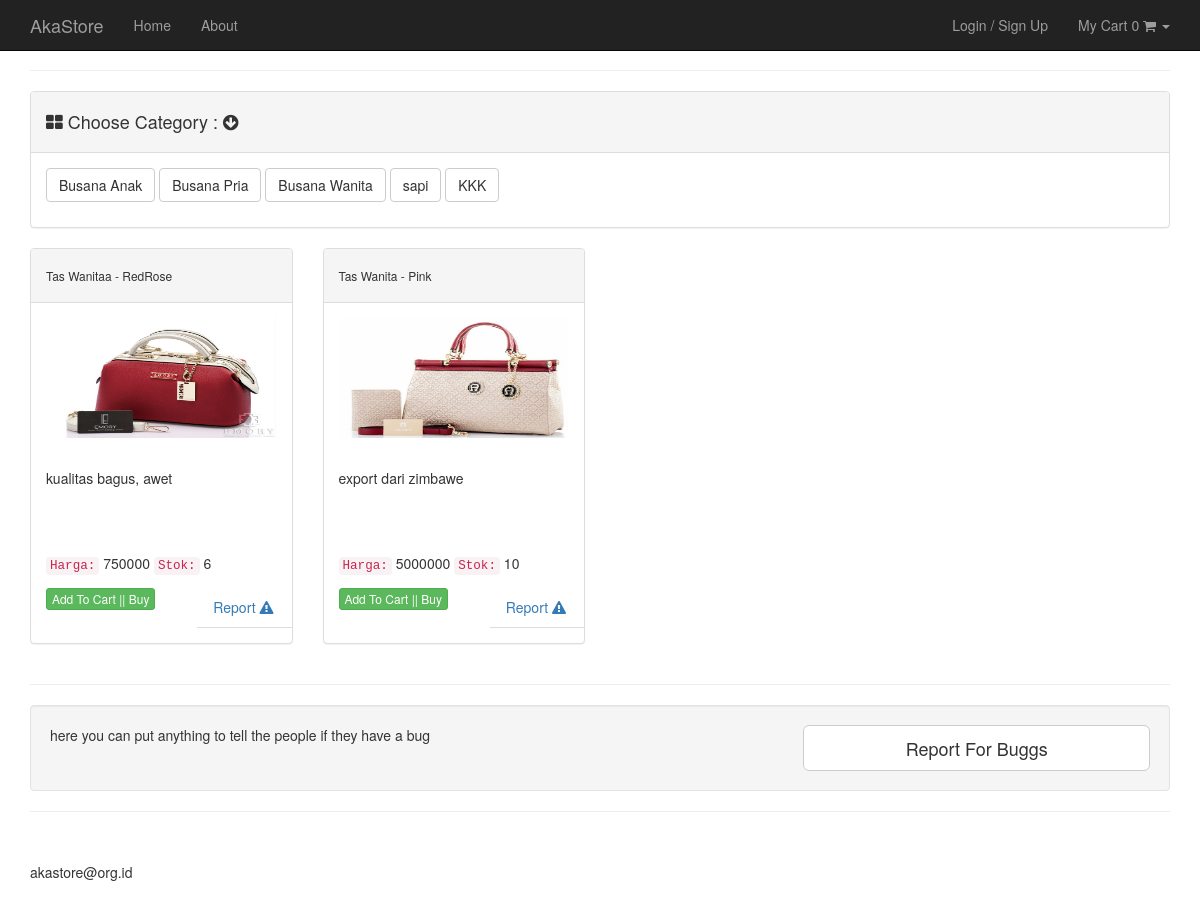
The app's page /home/showme/3 with its own data.
### tables this page shows
CREATE TABLE IF NOT EXISTS `all_settings` (
`all_id` int(3) NOT NULL,
  `all_name_settings` varchar(60) NOT NULL,
  `all_value_settings` varchar(60) NOT NULL
);

CREATE TABLE IF NOT EXISTS `category` (
`id_category` int(11) NOT NULL,
  `category_name` varchar(250) NOT NULL
);

CREATE TABLE IF NOT EXISTS `products` (
`pro_id` int(16) NOT NULL,
  `id_category` int(11) NOT NULL,
  `pro_name` varchar(50) NOT NULL,
  `pro_title` varchar(20) NOT NULL,
  `pro_description` text NOT NULL,
  `pro_price` int(9) NOT NULL,
  `pro_stock` int(3) NOT NULL,
  `pro_image` text NOT NULL
);

### application/controllers/home.php (called while the page is built, shortened)
<?php
class Home extends CI_Controller {
	public function __construct ()
	{
		$this->load->model('model_products');
		$this->load->model('model_settings');
	}
	public function showme($pro_name)
	{
			$data['get_sitename'] = $this->model_settings->sitename_settings();
			$data['get_footer'] = $this->model_settings->footer_settings();
			$data['starts'] 		= $this->model_products->category();
			$data['comes'] = $this->model_products->showme($pro_name);
			$this->load->view('this_products',$data);
	}
}

### index.php (called while the page is built, shortened)
<?php
require_once BASEPATH.'core/CodeIgniter.php';

### application/models/model_settings.php (called while the page is built, shortened)
<?php
class Model_settings extends CI_Model {
		public function sitename_settings()
		{
			$query = $this->db->query('SELECT  * FROM all_settings WHERE all_name_settings = "site_name"');
			return $query->result();
		}
		public function footer_settings()
		{
			$query = $this->db->query('SELECT  * FROM all_settings WHERE all_name_settings = "footer"');
			return $query->result();
		}
}

### application/models/model_products.php (called while the page is built, shortened)
<?php
class Model_products extends CI_Model {
		public function showme($pro_name)
		{
			$query = $this->db->get_where('products', array('id_category' => $pro_name));
			return $query->result();
		}
	public function category(){
		return $this->db->get('category')->result_array();
	}
}

### application/views/this_products.php (the view, shortened to what this page needs)
<!DOCTYPE html>
<html lang="en">
<head>
    <link href="<?php echo base_url('/assets/css/bootstrap.min.css');?>" rel="stylesheet">
    <link href="<?php echo base_url('/assets/css/modern-business.css');?>" rel="stylesheet">
    <link href="<?php echo base_url('/assets/font-awesome/css/font-awesome.min.css');?>" rel="stylesheet" type="text/css">
</head>
<body>
   <?php $this->load->view('layout/navigation')?>
    <div class="container">
        <?php $this->load->view('layout/product_menu')?>
        <div class="row">
            <?php $send = 'add';?>
			<?php foreach ($comes as $come ) : ?>
			<div class="col-md-3">
                <div class="panel panel-default">
                    <div class="panel-heading">
						<h6><?=  $come->pro_name  ?> - <?=  $come->pro_title  ?></h6>
                    </div>
                    <div class="panel-body">
							<?php
								$product_image =['src'	=>'assets/uploads/'.$come->pro_image,
								'class'=>'img-responsive img-portfolio img-hover',
								'id'=>'g'
								];
								echo img($product_image);
							?>
                        <p id="t"> <?=  $come->pro_description  ?></p>
						<p><code>Harga:</code> <?=  $come->pro_price  ?>  <code> Stok:</code> <?=  $come->pro_stock  ?> </p>
                         <?php  if($this->session->userdata('group')	!=	'1'  and $this->session->userdata('group')	!=	'2' ): ?>
						<?=  anchor('home/add_to_cart/'.$come->pro_id.'/'.$send,'Add To Cart || Buy',['class'=>'btn btn-success  btn-xs','role'=>'button']) ?>
                        <ul class="nav nav-tabs navbar-right">
							<li class="dropdown">
								<a class="dropdown-toggle" data-toggle="dropdown">Report <i class="fa fa-exclamation-triangle"></i></a>
							</li>
						</ul>
						<?php endif;?>
                    </div>
                </div>
            </div>
			<?php endforeach; ?>
        </div>
        <hr>
        <div class="well">
            <div class="row">
                <div class="col-md-8">
                    <p>here you can put anything to tell the people if they have a bug </p>
                </div>
                <div class="col-md-4">
                    <a class="btn btn-lg btn-default btn-block" href="#">Report For Buggs</a>
                </div>
            </div>
        </div>
        <hr>
        <?php $this->load->view('layout/footer')?>
    </div>
</body>
</html>

### application/views/layout/navigation.php (shortened to what this page needs)
<nav class="navbar navbar-inverse navbar-fixed-top" role="navigation">
			<div class="container">
				<div class="navbar-header">
					<a class="navbar-brand" href="<?php echo base_url(); ?>"><?php foreach($get_sitename as $sitename):?><?=  $sitename->all_value_settings;?><?php endforeach;?></a>
				</div>
				<div class="collapse navbar-collapse" id="bs-example-navbar-collapse-1">
					<ul class="nav navbar-nav navbar-left">
						<li>
							<a href="<?php echo base_url(); ?>">Home</a>
						</li>
						<li>
							<a href="">About</a>
						</li>
					</ul>
					<ul class="nav navbar-nav navbar-right">
						<?php if ($this->session->userdata('username')): ?>
						<li>
							<?php echo ('<a>'.'You Are : '.$this->session->userdata('username').'</a>'); ?>
						</li>
						<li>
							<?php echo anchor('logout','Logout');?>
							<?php else:?>
						<li>
							<?php echo anchor('login','Login / Sign Up');?>
							<?php endif;?>
						</li>
						<?php  if($this->session->userdata('group')	!=	'1'  and $this->session->userdata('group')	!=	'2' ): ?>
						<li class="dropdown">
							<a href="#" class="dropdown-toggle" data-toggle="dropdown"> My Cart <?= $this->cart->total_items(); ?> <i class="fa fa-shopping-cart"> </i> <b class="caret"> </b></a>
						</li>
						<?php endif;?>
					</ul>
				</div>
			</div>
		</nav>

### application/views/layout/product_menu.php
<div class="row">
          <div class="col-lg-12">
           <hr>
          </div>
          <div class="col-md-12">
              <div class="panel panel-default">
                  <div class="panel-heading">
                      <h4><i class="fa fa-th-large"></i> Choose Category : <i class="fa fa-arrow-circle-down"></i> </h4>
                  </div>
                  <div class="panel-body">
                      <p>
					<?php foreach ($starts as $start ) :?>
						<?=  anchor('home/showme/'.$start['id_category'],$start['category_name'],['class'=>'btn btn-default']) ?>
                          <?php endforeach; ?>
                      </p>
                  </div>
              </div>
          </div>
      </div>

### application/views/layout/footer.php
<footer>
          <div class="row">
              <div class="col-lg-12">
                  <p><?php foreach($get_footer as $footer):?><?=  $footer->all_value_settings;?><?php endforeach;?></p>
              </div>
          </div>
      </footer>

### assets/css/modern-business.css (style rules this page uses)
html, body { height: 100%; }
body { padding-top: 50px; }
.img-portfolio { margin-bottom: 30px; }
footer { margin: 50px 0; }

### application/views/this_products.php (style rules this page uses)
#g { width:500%;height: 120px; }
#t { width: 230px;height: 75px;overflow: scroll; }

### records on screen
all_settings: all_value_settings "AkaStore"
category: id_category+category_name "Busana Anak"
category: id_category+category_name "Busana Pria"
category: id_category+category_name "Busana Wanita"
category: id_category+category_name "sapi"
category: id_category+category_name "KKK"
products: pro_name "Tas Wanitaa", pro_title "RedRose", pro_image (picture), pro_description "kualitas bagus, awet", pro_price "750000", pro_stock "6", pro_id "Add To Cart || Buy"
products: pro_name "Tas Wanita", pro_title "Pink", pro_image (picture), pro_description "export dari zimbawe", pro_price "5000000", pro_stock "10", pro_id "Add To Cart || Buy"
all_settings: all_value_settings "akastore@org.id"

### other values on screen
anchor('login','Login / Sign Up') "Login / Sign Up"
$this->cart->total_items() "0"
